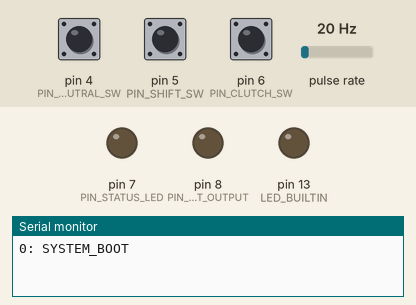
A sketch run on a simulated Arduino Uno, built with avr-gcc and run on an emulated ATmega328P. Parts: output pins drawn as LEDs (lit = HIGH), the last lines printed to the serial monitor. Wiring (inferred from the names in the program): pulse sensor: data pin 3. Dashed ring = blinking. The inputs (shaded band) are chosen by the test bench; at power-on: pin 4 (PIN_NEUTRAL_SW) HIGH, pulse rate 20 Hz, pin 5 (PIN_SHIFT_SW) HIGH, pin 6 (PIN_CLUTCH_SW) HIGH.

Above: at 1.2 s.
1.3 s: pin 4 (PIN_NEUTRAL_SW) pulled LOW for 0.15 s
2.9 s: pulse rate (sensor on pin 3) set to 4 Hz
At 3.25 s:
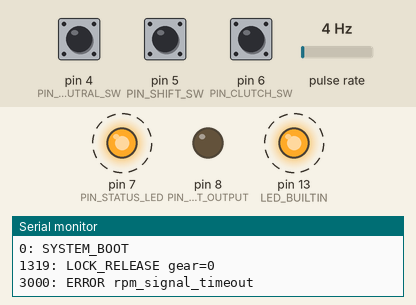
5.9 s: pin 5 (PIN_SHIFT_SW) pulled LOW for 0.15 s
8.9 s: pulse rate (sensor on pin 3) set to 8 Hz
11.9 s: pulse rate (sensor on pin 3) set to 50 Hz
At 12.2 s:
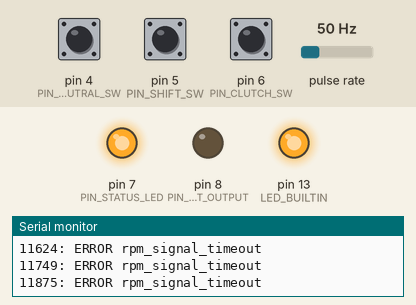
13.4 s: pin 5 (PIN_SHIFT_SW) pulled LOW for 1 s
At 13.46 s:
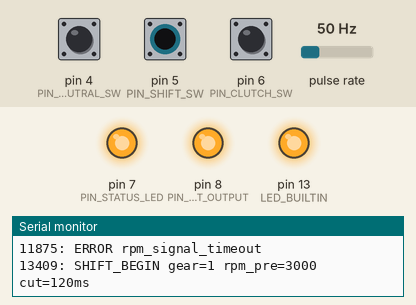
Timing chart, 0 to 16.4 s (numbered marks = the images above; inputs shaded):
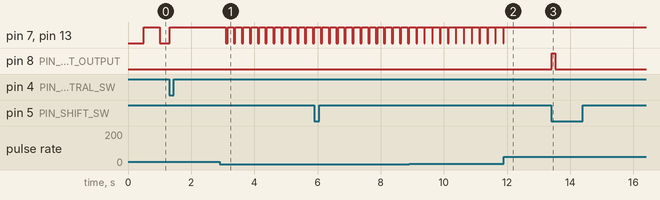

The sketch:

quick-shifter-with-claude-code.ino
```cpp
#include "src/sensors.h"
#include "src/gear_logic.h"
#include "src/shifter.h"
#include <avr/wdt.h>

void setup() {
  sensors::init();
  gear_logic::init();
  shifter::init();
}

void loop() {
  sensors::update();
  gear_logic::update();
  shifter::update();
  wdt_reset();
}
```

debug.h
```cpp
#pragma once
#include "config.h"

#ifdef DEBUG_MODE
  #define DBG_INIT() do { Serial.begin(115200); } while (0)
  #define DBG_EVENT(fmt, ...) do {                                  \
    char _dbgbuf[64];                                               \
    snprintf(_dbgbuf, sizeof(_dbgbuf), fmt, ##__VA_ARGS__);         \
    Serial.print(millis()); Serial.print(F(": "));                  \
    Serial.println(_dbgbuf);                                        \
  } while (0)
#else
  #define DBG_INIT()
  #define DBG_EVENT(fmt, ...)
#endif
```

gear_logic.cpp
```cpp
#include "gear_logic.h"
#include "config.h"
#include "sensors.h"
#include <Arduino.h>

const uint16_t REVS_REQUIRED_X10[5] PROGMEM = { 80, 70, 60, 50, 45 };

static uint8_t currentGear;
static bool nPrev; // 前回ループのニュートラルスイッチ状態フラグ
static bool neutralEverObserved; // 起動後にニュートラルスイッチが一度でも ON になったかどうかのフラグ

namespace gear_logic {

  void init() {
    currentGear = 0;
    nPrev = false;
    neutralEverObserved = false;
  }

  void update() {
    bool nNow = sensors::isNeutralPressed();
    if (nNow && !nPrev) {
      currentGear = 0;
      neutralEverObserved = true;
    } else if (!nNow && nPrev) {
      currentGear = 1;
    }
    nPrev = nNow;
  }

  uint8_t getCurrentGear() {
    return currentGear;
  }

  bool hasNeutralBeenObserved() {
    return neutralEverObserved;
  }

  bool isQsAllowed() {
    if (sensors::isClutchPressed()) return false;
    if (!sensors::isRpmSignalAlive()) return false;
    uint16_t rpm = sensors::getRPM();
    if (rpm < QS_RPM_MIN || rpm > QS_RPM_MAX) return false;
    if (currentGear == 0 || currentGear >= 6) return false;
    return true;
  }

  uint32_t calculateCutTimeMs(uint16_t rpm) {
    if (rpm == 0) return MIN_CUT_MS;
    if (currentGear < 1 || currentGear > 5) return MIN_CUT_MS;
    uint32_t cut = (uint32_t)pgm_read_word(&REVS_REQUIRED_X10[currentGear - 1]) * 6000UL / rpm;
    if (cut < MIN_CUT_MS) cut = MIN_CUT_MS;
    if (cut > MAX_CUT_MS) cut = MAX_CUT_MS;
    return cut;
  }

  void notifyShiftCompleted() {
    if (currentGear >= 1 && currentGear < 6) {
      currentGear++;
    }
  }

}  // namespace gear_logic
```

gear_logic.h
```cpp
#pragma once
#include <stdint.h>

namespace gear_logic {

  /*
   * ギアカウンタ・ニュートラル観測フラグ・内部状態を初期値にリセットする。
   * sensors::init() 完了後に setup() から呼び出すこと。
   */
  void init();

  /*
   * ニュートラルスイッチのエッジを検出し、ギアポジションカウンタを更新する。
   * loop() で毎ティック呼び出すこと。
   */
  void update();

  /*
   * 推定中の現在ギアポジションを返す（0=ニュートラル、1〜6=各ギア）。
   * ギアポジションセンサー非搭載のため、ニュートラルスイッチとシフト回数の積算で推定する。
   */
  uint8_t getCurrentGear();

  /*
   * 起動後にニュートラルスイッチが一度でも ON になったかどうかを返す。
   * false の間はギア位置不明（LOCKED 状態）として QS 作動を禁止する。
   */
  bool hasNeutralBeenObserved();

  /*
   * RPM 範囲・ギア位置確定・クラッチ状態など全抑制条件を評価して QS 作動可否を返す。
   * true のときのみ calculateCutTimeMs() を呼ぶこと。
   */
  bool isQsAllowed();

  /*
   * 現在のギアと rpm に基づいて適切な点火カット時間（ms）を算出して返す。
   * REVS_REQUIRED_X10 によるギア比変化率から必要な荷重抜き時間を計算する。
   */
  uint32_t calculateCutTimeMs(uint16_t rpm);

  /*
   * 点火カット完了後に shifter から呼ばれ、ギアカウンタをインクリメントして次ギアへ遷移する。
   * shifter の CUTTING→COOLDOWN 遷移タイミングでのみ呼び出すこと。
   */
  void notifyShiftCompleted();

}  // namespace gear_logic
```

sensors.cpp
```cpp
#include "sensors.h"
#include "config.h"
#include <Arduino.h>

// ── RPM ISR ───────────────────────────────────────────────────────────────────
// volatile 変数の読み取りは必ず noInterrupts() ブロック内で行う

static volatile uint32_t lastPulseMicros;
static volatile uint32_t periodSamples[RPM_AVG_SAMPLES];
static volatile uint8_t sampleIdx;
static volatile bool firstPulseSeen;
static volatile bool periodsValid;

/*
 * RPMパルスを受け取るたびに呼び出される割り込みサービスルーチン。
 * パルス間隔を測定し、リングバッファに保存する。
 */
static void onRpmPulseISR() {
  uint32_t now = micros();
  if (firstPulseSeen) {
    periodSamples[sampleIdx] = now - lastPulseMicros;
    sampleIdx = (sampleIdx + 1) & (RPM_AVG_SAMPLES - 1);
    if (sampleIdx == 0) periodsValid = true;
  }
  firstPulseSeen = true;
  lastPulseMicros = now;
}

// ── スイッチデバウンス ─────────────────────────────────────────────────────────

struct SwState {
  bool confirmed;
  bool pending;
  uint32_t pendingSince;
};

static SwState swShift;
static SwState swClutch;
static SwState swNeutral;

/**
 * チャタリング除去(デバウンス)フィルター
 * @param sw スイッチ状態構造体
 * @param rawPressed スイッチ状態
 * @param debounceMs デバウンス時間（ms）
 */
static void updateSw(SwState& sw, bool rawPressed, uint16_t debounceMs) {
  if (rawPressed != sw.pending) {
    sw.pending = rawPressed;
    sw.pendingSince = millis();
  }
  if ((millis() - sw.pendingSince) >= debounceMs) {
    sw.confirmed = sw.pending;
  }
}

// ── 公開 API ──────────────────────────────────────────────────────────────────

namespace sensors {

  void init() {
    pinMode(PIN_RPM_PULSE, INPUT);
    pinMode(PIN_SHIFT_SW, INPUT_PULLUP);
    pinMode(PIN_CLUTCH_SW, INPUT_PULLUP);
    pinMode(PIN_NEUTRAL_SW, INPUT_PULLUP);

    attachInterrupt(digitalPinToInterrupt(PIN_RPM_PULSE), onRpmPulseISR, RISING);
  }

  void update() {
    updateSw(swShift, digitalRead(PIN_SHIFT_SW) == LOW, SHIFT_DEBOUNCE_MS);
    updateSw(swClutch, digitalRead(PIN_CLUTCH_SW) == LOW, SWITCH_DEBOUNCE_MS);
    updateSw(swNeutral, digitalRead(PIN_NEUTRAL_SW) == LOW, SWITCH_DEBOUNCE_MS);
  }

  /**
   * 直近パルス間隔の移動平均からエンジン回転数（RPM）を算出して返す。
   * サンプル未満またはタイムアウト（信号断）の場合は 0 を返す。
   */
  uint16_t getRPM() {
    uint32_t copy[RPM_AVG_SAMPLES];
    uint32_t last;
    bool valid;

    // volatile 配列を安全に取り出す（memcpy は規格上 UB のため要素ごと代入）
    noInterrupts();
    for (uint8_t i = 0; i < RPM_AVG_SAMPLES; i++) copy[i] = periodSamples[i];
    last = lastPulseMicros;
    valid = periodsValid;
    interrupts();

    if (!valid) return 0;
    if ((micros() - last) > (RPM_TIMEOUT_MS * 1000UL)) return 0;  // 信号断

    uint32_t sum = 0;
    for (uint8_t i = 0; i < RPM_AVG_SAMPLES; i++) sum += copy[i];
    return (uint16_t)(60000000UL / (sum / RPM_AVG_SAMPLES));
  }

  /**
   * 最後のパルス受信から RPM_TIMEOUT_MS 以内かどうかを返す。
   * 一度もパルスを受信していない場合は false を返す。
   */
  bool isRpmSignalAlive() {
    noInterrupts();
    bool seen = firstPulseSeen;
    uint32_t last = lastPulseMicros;
    interrupts();
    if (!seen) return false;
    return (micros() - last) <= (RPM_TIMEOUT_MS * 1000UL);
  }

  bool isShiftPressed() { return swShift.confirmed; }
  bool isShiftReleased() { return !swShift.confirmed; }
  bool isClutchPressed() { return swClutch.confirmed; }
  bool isNeutralPressed() { return swNeutral.confirmed; }

}  // namespace sensors
```

sensors.h
```cpp
#pragma once
#include <stdint.h>

namespace sensors {

  /*
   * RPMパルス割り込み・各スイッチピンを初期化し、外部割り込み（INT1）をアタッチする。
   * setup() の最初に呼び出すこと。
   */
  void init();

  /*
   * シフトロッド・クラッチ・ニュートラルの各スイッチ状態を読み取り、デバウンスタイマーを更新する。
   * loop() で毎ティック呼び出すこと。
   */
  void update();

  /*
   * 直近 RPM_AVG_SAMPLES パルスの間隔をもとに移動平均で RPM を算出して返す。
   * 信号断（RPM_TIMEOUT_MS 超過）またはサンプル数不足の場合は 0 を返す。
   */
  uint16_t getRPM();

  /*
   * 最後にパルスを受信してからの経過時間が RPM_TIMEOUT_MS 以内かどうかを返す。
   * getRPM() が 0 を返した際に、信号断か低回転かを区別するために使用する。
   */
  bool isRpmSignalAlive();

  /*
   * シフトロッドスイッチが SHIFT_DEBOUNCE_MS（5ms）以上継続して LOW の場合に true を返す。
   * 誤検知を防ぐためにデバウンス処理を経た確定値を返す。
   */
  bool isShiftPressed();

  /*
   * シフトロッドスイッチが SHIFT_DEBOUNCE_MS 以上継続して HIGH の場合に true を返す。
   * クールダウン後のシフト完了確認など、リリース状態の検出に使用する。
   */
  bool isShiftReleased();

  /*
   * クラッチスイッチが SWITCH_DEBOUNCE_MS（20ms）以上継続して LOW の場合に true を返す。
   * クラッチ操作中は QS 作動を抑制するための安全判定に使用する。
   */
  bool isClutchPressed();

  /*
   * ニュートラルスイッチが SWITCH_DEBOUNCE_MS（20ms）以上継続して LOW の場合に true を返す。
   * ニュートラル検出による誤シフト防止のためにギアカウンタ更新で使用する。
   */
  bool isNeutralPressed();

}  // namespace sensors
```

shifter.cpp
```cpp
#include "shifter.h"
#include "config.h"
#include "sensors.h"
#include "gear_logic.h"
#include "debug.h"
#include <Arduino.h>
#include <avr/wdt.h>

// ── ステートマシン ────────────────────────────────────────────────────────────

enum State : uint8_t {
  LOCKED,
  IDLE,
  SHIFT_PENDING,
  CUTTING,
  COOLDOWN
};

static State state; // ステートマシンの現在状態（LOCKED / IDLE / SHIFT_PENDING / CUTTING / COOLDOWN）
static uint32_t stateStartMs;
static uint32_t cutStartMs;
static uint32_t cutTimeMs;
static uint32_t cooldownStartMs;
static uint16_t rpmPreCut;
static bool shiftMustRelease; // カット完了後、シフトスイッチが一度 HIGH（リリース）に戻るまで次のシフトを受け付けないためのインターロックフラグ
static bool inhibitLogged; // IDLE 中に QS 抑制条件が成立した際の INHIBIT ログを 1 回だけ出力するためのスパム防止フラグ
static bool rpmWasAlive; // rpm信号断の遷移検出（LOSTエッジで1回だけログ）

// ── LED制御 ──────────────────────────────────────────────────────────────────

static uint32_t ledToggleMs;
static bool ledOn;

static void setLed(bool on) {
  uint8_t v = on ? HIGH : LOW;
  digitalWrite(PIN_STATUS_LED, v);
  digitalWrite(LED_BUILTIN, v);
}

static void updateLed() {
  uint32_t now = millis();

  if (state == CUTTING) {
    setLed(true);
    return;
  }

  if (state == LOCKED) {
    // 1Hz点滅
    if ((now - ledToggleMs) >= 500UL) {
      ledOn = !ledOn;
      ledToggleMs = now;
    }
    setLed(ledOn);
    return;
  }

  if (!sensors::isRpmSignalAlive()) {
    // 5Hz点滅（rpm信号断）
    if ((now - ledToggleMs) >= 100UL) {
      ledOn = !ledOn;
      ledToggleMs = now;
    }
    setLed(ledOn);
    return;
  }

  // IDLE / SHIFT_PENDING / COOLDOWN & 異常なし: 常時点灯
  setLed(true);
}

// ── フェイルセーフ強制終了 ────────────────────────────────────────────────────

static void forceEndCut() {
  digitalWrite(PIN_CUT_OUTPUT, LOW);
  cooldownStartMs = millis();
  state = COOLDOWN;
  DBG_EVENT("ERROR cut_overrun");
}

// ── INHIBIT理由文字列 ─────────────────────────────────────────────────────────

#ifdef DEBUG_MODE
static const char* inhibitReason() {
  if (!sensors::isRpmSignalAlive()) return "rpm_timeout";
  if (sensors::isClutchPressed()) return "clutch";
  uint16_t rpm = sensors::getRPM();
  if (rpm < QS_RPM_MIN || rpm > QS_RPM_MAX) return "rpm_range";
  if (gear_logic::getCurrentGear() == 0) return "gear_n";
  return "gear_max";
}
#endif

// ── 公開 API ──────────────────────────────────────────────────────────────────

namespace shifter {

  void init() {
    // フェイルセーフ: OUTPUTモード設定前にLOWを確定させる（起動時の不定状態防止）
    digitalWrite(PIN_CUT_OUTPUT, LOW);
    pinMode(PIN_CUT_OUTPUT, OUTPUT);

    pinMode(PIN_STATUS_LED, OUTPUT);
    pinMode(LED_BUILTIN, OUTPUT);

    state = LOCKED;
    stateStartMs = 0;
    cutStartMs = 0;
    cutTimeMs = 0;
    cooldownStartMs = 0;
    rpmPreCut = 0;
    shiftMustRelease = false;
    inhibitLogged = false;
    rpmWasAlive = false;
    ledToggleMs = 0;
    ledOn = false;

    DBG_INIT();
    DBG_EVENT("SYSTEM_BOOT");

    #ifdef DEBUG_MODE
    wdt_enable(WDTO_2S);  // シリアル出力によるWDTリセットを防ぐため2秒に延長
    #else
    wdt_enable(WDTO_1S);
    #endif
  }

  void update() {
    uint32_t now = millis();

    // rpm信号断の遷移検出（alive→dead の立下りエッジで1回だけログ）
    bool rpmAlive = sensors::isRpmSignalAlive();
    if (rpmWasAlive && !rpmAlive) {
      DBG_EVENT("ERROR rpm_signal_timeout");
    }
    rpmWasAlive = rpmAlive;

    // リリース要件の追跡（全状態で毎ループ評価）
    if (shiftMustRelease && sensors::isShiftReleased()) {
      shiftMustRelease = false;
    }

    // 二重クランプガード: cut_time_ms の計算ミスや変数破壊への独立防衛
    if (state == CUTTING && (now - cutStartMs) > (uint32_t)MAX_CUT_MS) {
      forceEndCut();
    }

    switch (state) {

      case LOCKED:
        if (gear_logic::hasNeutralBeenObserved()) {
          DBG_EVENT("LOCK_RELEASE gear=%u", (unsigned)gear_logic::getCurrentGear());
          state = IDLE;
        }
        break;

      case IDLE: {
        if (shiftMustRelease || !sensors::isShiftPressed()) {
          inhibitLogged = false;
          break;
        }
        if (!gear_logic::isQsAllowed()) {
          if (!inhibitLogged) {
            DBG_EVENT("INHIBIT reason=%s", inhibitReason());
            inhibitLogged = true;
          }
          break;
        }
        inhibitLogged = false;
        state = SHIFT_PENDING;
        stateStartMs = now;
        break;
      }

      case SHIFT_PENDING:
        if (!sensors::isShiftPressed()) {
          state = IDLE;
          break;
        }
        if ((now - stateStartMs) >= (uint32_t)SHIFT_DEBOUNCE_MS) {
          // デバウンス期間中に抑制条件が成立した可能性があるため再評価
          if (!gear_logic::isQsAllowed()) {
            state = IDLE;
            break;
          }
          rpmPreCut = sensors::getRPM();
          cutTimeMs = gear_logic::calculateCutTimeMs(rpmPreCut);
          cutStartMs = now;
          shiftMustRelease = true;
          digitalWrite(PIN_CUT_OUTPUT, HIGH);
          state = CUTTING;
          DBG_EVENT("SHIFT_BEGIN gear=%u rpm_pre=%u cut=%ums",
                    (unsigned)gear_logic::getCurrentGear(),
                    (unsigned)rpmPreCut,
                    (unsigned)cutTimeMs);
        }
        break;

      case CUTTING:
        if ((now - cutStartMs) >= cutTimeMs) {
          digitalWrite(PIN_CUT_OUTPUT, LOW);
          gear_logic::notifyShiftCompleted();
          cooldownStartMs = now;
          state = COOLDOWN;
          uint16_t rpmPost = sensors::getRPM();
          uint16_t ratio = (rpmPreCut > 0)
            ? (uint16_t)((uint32_t)rpmPost * 1000UL / rpmPreCut)
            : 0;
          DBG_EVENT("SHIFT_END gear=%u rpm_post=%u ratio_x1000=%u",
                    (unsigned)gear_logic::getCurrentGear(),
                    (unsigned)rpmPost,
                    (unsigned)ratio);
        }
        break;

      case COOLDOWN:
        if ((now - cooldownStartMs) >= (uint32_t)COOLDOWN_MS) {
          state = IDLE;
          DBG_EVENT("COOLDOWN_END");
        }
        break;
    }

    updateLed();
  }

}  // namespace shifter
```

shifter.h
```cpp
#pragma once

namespace shifter {

  /*
   * 点火カット出力ピン・ステータス LED を初期化し、ウォッチドッグタイマーを有効化する。
   * setup() から gear_logic::init() の後に呼び出すこと。
   */
  void init();

  /*
   * IDLE→CUTTING→COOLDOWN のステートマシンを 1 ティック進め、点火カット出力と LED を制御する。
   * loop() で毎ティック呼び出すこと。
   */
  void update();

}  // namespace shifter
```

config.h
```cpp
#pragma once
// ピン定義
#define PIN_RPM_PULSE 3 // D3 rpm信号入力
#define PIN_SHIFT_SW 5 // D5 シフトロッドSW
#define PIN_CLUTCH_SW 6 // D6 クラッチSW
#define PIN_NEUTRAL_SW 4 // D4 ニュートラルSW
#define PIN_CUT_OUTPUT 8 // D8 点火カット出力
#define PIN_STATUS_LED 7 // D7 状態LED

// rpm
#define QS_RPM_MIN 3000
#define QS_RPM_MAX 8500
#define RPM_AVG_SAMPLES 4
#define RPM_TIMEOUT_MS 100

// カット時間
#define MIN_CUT_MS 40
#define MAX_CUT_MS 120
// 1→2, 2→3, 3→4, 4→5, 5→6 の遷移に対応。gear (1..5) から REVS_REQUIRED_X10[gear-1]。
// revs_required を ×10 して整数化（AVR の浮動小数を回避）。PROGMEM で Flash に配置。
#include <avr/pgmspace.h>
extern const uint16_t REVS_REQUIRED_X10[5] PROGMEM;

// タイミング
#define SHIFT_DEBOUNCE_MS 5
#define SWITCH_DEBOUNCE_MS 20 // クラッチ・N用
#define COOLDOWN_MS 300

// デバッグ
#define DEBUG_MODE  // 本番ビルドではコメントアウト
```

Measured:
- after the input at 2.9 s, pin 7 (PIN_STATUS_LED), pin 13 (LED_BUILTIN): alternates HIGH for 0.20 s and LOW for 0.05 s, starting after 0.20 s
- after the input at 11.9 s, pin 7 (PIN_STATUS_LED), pin 13 (LED_BUILTIN): goes on until 11.9 s, then stays HIGH
- after the input at 13.4 s, pin 8 (PIN_CUT_OUTPUT): LOW → HIGH at once, → LOW 0.12 s later
